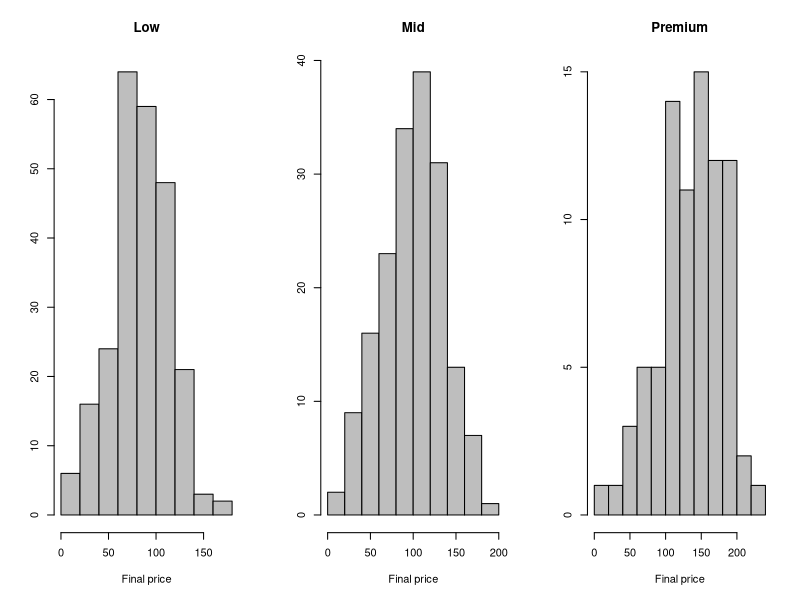

Generate this figure with R:
# ============================================
# Secondhand Fashion Dataset Analysis
# Simple R Code for First Year Student
# ============================================

# Read the data (separator is %, decimal is ,)
data <- read.csv("secondhand_fashion.csv", sep = "%", dec = ",")

# Set your student ID and filter data
id <- 123456  # CHANGE THIS TO YOUR STUDENT ID
set.seed(id)
myData <- as.data.frame(data[sample(1:10000, 500, replace = FALSE), ])

# Check the structure
str(myData)

# ============================================
# TASK 1: Check current types vs target types
# ============================================
# Current types:
# SaleDate       - character  -> should be Date
# BrandTier      - character  -> should be factor
# SellerRating   - numeric    -> numeric (OK)
# DiscountApplied- character  -> should be factor
# FinalPrice     - character  -> should be numeric

# Answer for Task 1:
# Type (currently)    Target type/class in R
# SaleDate       character       Date
# BrandTier      character       factor
# SellerRating   numeric         numeric
# DiscountApplied character      factor
# FinalPrice     character       numeric

# ============================================
# TASK 2: Rename ItemDetails to ListingInfo
# ============================================
names(myData)[names(myData) == "ItemDetails"] <- "ListingInfo"

# Check if it worked
names(myData)

# ============================================
# TASK 3: Split ListingInfo into Category and Condition
# ============================================
# Split by underscore
split_info <- strsplit(myData$ListingInfo, "_")

# Extract Category (first part)
myData$Category <- sapply(split_info, function(x) x[1])

# Extract Condition (second part)
myData$Condition <- sapply(split_info, function(x) x[2])

# Check the result
head(myData[, c("ListingInfo", "Category", "Condition")])

# ============================================
# TASK 4: Transform SaleDate to standard date format
# ============================================
# Remove double slashes and convert to Date
myData$SaleDate <- gsub("//", "-", myData$SaleDate)
myData$SaleDate <- as.Date(myData$SaleDate, format = "%Y-%m-%d")

# Check the result
head(myData$SaleDate)
class(myData$SaleDate)

# ============================================
# TASK 5: Clean FinalPrice (remove " USD")
# ============================================
# Remove " USD" and convert to numeric
myData$FinalPrice <- gsub(" USD", "", myData$FinalPrice)
myData$FinalPrice <- as.numeric(myData$FinalPrice)

# Check the result
head(myData$FinalPrice)
class(myData$FinalPrice)

# ============================================
# TASK 6: Average FinalPrice for SellerRating > 4.6
# ============================================
high_rated <- myData[myData$SellerRating > 4.6, ]
avg_price_high_rated <- mean(high_rated$FinalPrice)
avg_price_high_rated

# ============================================
# TASK 7: Add PricePerDayListed variable
# ============================================
myData$PricePerDayListed <- myData$FinalPrice / myData$DaysListed

# Check the result
head(myData[, c("FinalPrice", "DaysListed", "PricePerDayListed")])

# ============================================
# TASK 8: Max FinalPrice for New items in Premium tier
# ============================================
new_premium <- myData[myData$Condition == "New" & myData$BrandTier == "Premium", ]
max_price_new_premium <- max(new_premium$FinalPrice)
max_price_new_premium

# ============================================
# TASK 9: Three histograms side by side
# ============================================
# Set up plotting window for 1 row, 3 columns
par(mfrow = c(1, 3))

# Histogram for Low tier
hist(myData$FinalPrice[myData$BrandTier == "Low"],
     main = "Low",
     xlab = "Final price",
     ylab = "",
     col = "gray")

# Histogram for Mid tier
hist(myData$FinalPrice[myData$BrandTier == "Mid"],
     main = "Mid",
     xlab = "Final price",
     ylab = "",
     col = "gray")

# Histogram for Premium tier
hist(myData$FinalPrice[myData$BrandTier == "Premium"],
     main = "Premium",
     xlab = "Final price",
     ylab = "",
     col = "gray")

# Reset plotting window to default
par(mfrow = c(1, 1))

# ============================================
# TASK 10: Linear model
# ============================================
myModel <- lm(FinalPrice ~ BrandTier + Category + Condition + DaysListed + 
                SellerRating + DiscountApplied + ShippingMethod, data = myData)

# Show summary
summary(myModel)

# Extract coefficient for DiscountApplied
coef(myModel)["DiscountAppliedYes"]

# Interpretation:
# The coefficient for DiscountAppliedYes shows how much the FinalPrice 
# changes (on average) when a discount is applied compared to no discount.
# If negative, items with discount sell for less money.
# If positive, items with discount sell for more money.

# ============================================
# TASK 11: Summary table by Category and Condition
# ============================================
summary_table <- aggregate(
  cbind(FinalPrice, DaysListed) ~ Category + Condition,
  data = myData,
  FUN = function(x) c(mean = mean(x), max = max(x))
)

# Make it cleaner
summary_table <- data.frame(
  Category = summary_table$Category,
  Condition = summary_table$Condition,
  AveragePrice = summary_table$FinalPrice[, "mean"],
  MaxDaysListed = summary_table$DaysListed[, "max"]
)

# Sort by Category and Condition
summary_table <- summary_table[order(summary_table$Category, summary_table$Condition), ]

# Show the table
print(summary_table)

# ============================================
# TASK 12: Introduce NA values and impute with median
# ============================================
# Set every 32nd observation to NA
myData$FinalPrice[seq(32, nrow(myData), by = 32)] <- NA

# Check how many NAs
sum(is.na(myData$FinalPrice))

# Calculate median (ignoring NA values)
median_price <- median(myData$FinalPrice, na.rm = TRUE)
median_price

# Replace NA with median
myData$FinalPrice[is.na(myData$FinalPrice)] <- median_price

# Check that there are no more NAs
sum(is.na(myData$FinalPrice))

# ============================================
# BONUS TASK: Suggestion for platform improvement
# ============================================
# Based on the analysis, here is my recommendation:
#
# RECOMMENDATION: Encourage sellers to maintain high ratings (above 4.6)
# by highlighting their products more prominently in search results.
#
# EVIDENCE: From Task 6, we see that high-rated sellers (rating > 4.6)
# achieve higher average prices. This suggests buyers trust highly-rated
# sellers and are willing to pay more.
#
# BENEFIT: This would increase seller revenue (higher prices for good sellers)
# without harming buyers (they get products from trusted sellers).
#
# This recommendation is MAINLY based on evidence from the analysis
# (the correlation between seller rating and price), combined with
# some intuition about buyer behavior and platform design.
